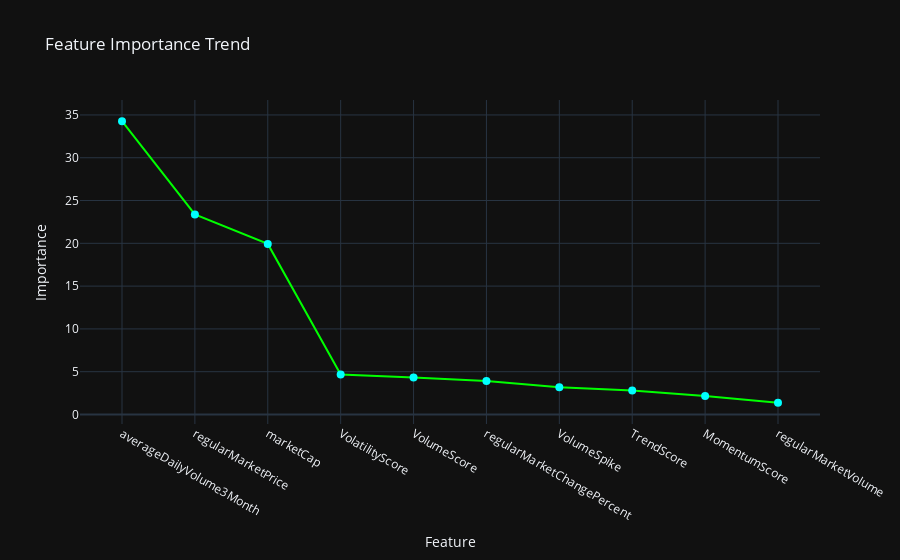

This figure's notebook cell:
### Code cell
fig_line = go.Figure()
fig_line.add_trace(go.Scatter(
    x=feature_importance.index,
    y=feature_importance.values,
    mode='lines+markers',
    line=dict(width=2, color='lime'),
    marker=dict(size=8, color='cyan')
))
fig_line.update_layout(
    title="Feature Importance Trend",
    xaxis_title="Feature",
    yaxis_title="Importance",
    template="plotly_dark"
)

chart_path = os.path.join(OUTPUT_DIR, f"catboost_feature_importance_line.html")
fig_pie.write_html(chart_path, include_plotlyjs='cdn')

### Figure 1 — Plotly figure (JSON) as saved in the notebook; plotly's stock layout.template omitted (floating-point values rounded to 4 significant figures)
{"data": [{"line": {"color": "lime", "width": 2}, "marker": {"color": "cyan", "size": 8}, "mode": "lines+markers", "type": "scatter", "x": ["averageDailyVolume3Month", "regularMarketPrice", "marketCap", "VolatilityScore", "VolumeScore", "regularMarketChangePercent", "VolumeSpike", "TrendScore", "MomentumScore", "regularMarketVolume"], "y": [34.27, 23.37, 19.93, 4.659, 4.317, 3.902, 3.194, 2.815, 2.172, 1.366]}], "layout": {"title": {"text": "Feature Importance Trend"}, "xaxis": {"title": {"text": "Feature"}}, "yaxis": {"title": {"text": "Importance"}}}}
